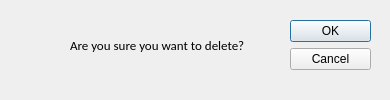
<?xml version="1.0" encoding="UTF-8"?>
<ui version="4.0">
 <class>Dialog</class>
 <widget class="QDialog" name="Dialog">
  <property name="geometry">
   <rect>
    <x>0</x>
    <y>0</y>
    <width>390</width>
    <height>100</height>
   </rect>
  </property>
  <property name="minimumSize">
   <size>
    <width>390</width>
    <height>100</height>
   </size>
  </property>
  <property name="maximumSize">
   <size>
    <width>390</width>
    <height>100</height>
   </size>
  </property>
  <property name="windowTitle">
   <string>Warning!</string>
  </property>
  <widget class="QLabel" name="label">
   <property name="geometry">
    <rect>
     <x>10</x>
     <y>20</y>
     <width>51</width>
     <height>51</height>
    </rect>
   </property>
   <property name="text">
    <string/>
   </property>
   <property name="pixmap">
    <pixmap resource="icons.qrc">:/alert_box/Sign-Alert-icon.png</pixmap>
   </property>
   <property name="scaledContents">
    <bool>true</bool>
   </property>
  </widget>
  <widget class="QLabel" name="label_2">
   <property name="geometry">
    <rect>
     <x>70</x>
     <y>20</y>
     <width>201</width>
     <height>51</height>
    </rect>
   </property>
   <property name="font">
    <font>
     <family>Calibri</family>
     <pointsize>10</pointsize>
    </font>
   </property>
   <property name="text">
    <string>Are you sure you want to delete?</string>
   </property>
   <property name="wordWrap">
    <bool>true</bool>
   </property>
  </widget>
  <widget class="QDialogButtonBox" name="buttonBox">
   <property name="geometry">
    <rect>
     <x>290</x>
     <y>20</y>
     <width>81</width>
     <height>61</height>
    </rect>
   </property>
   <property name="orientation">
    <enum>Qt::Vertical</enum>
   </property>
   <property name="standardButtons">
    <set>QDialogButtonBox::Cancel|QDialogButtonBox::Ok</set>
   </property>
  </widget>
 </widget>
 <resources>
  <include location="icons.qrc"/>
 </resources>
 <connections/>
</ui>
